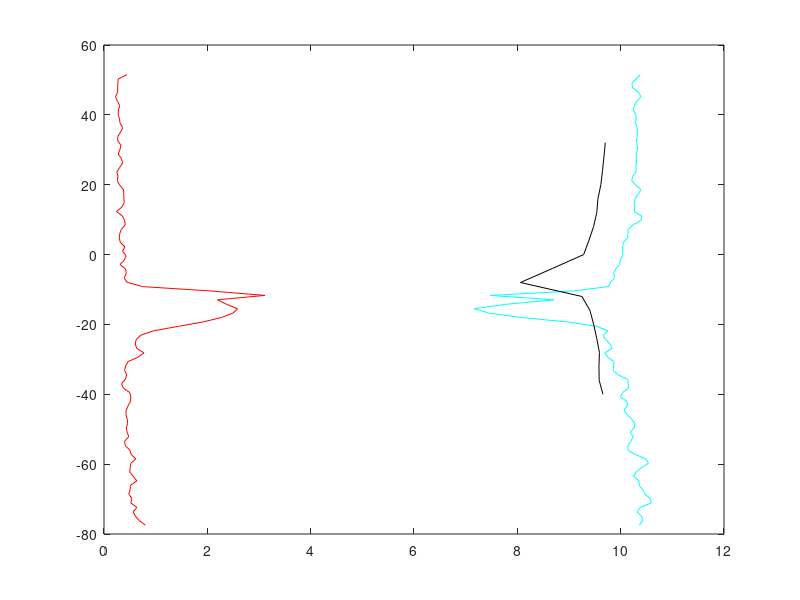

Here is the MATLAB script that generated this plot:
clc;
clear all;

%%Load PIV files
load('0mean.mat');
PIVm = Vloc;
load('0rms.mat');
PIVrms = Vloc;
clear Vloc;
load('yPIV.mat')

%%Load HWA file
load('hwavel_00.mat');
HWA = mean_velocity_meas;
yFMT = -40:4:40;
yFMT(end) = 39;

%%plotting
plot(PIVm,yloc,'-', 'color','cyan');
hold on
plot(PIVrms,yloc, '-', 'color','red');
plot(HWA(2:end),yFMT(1:end-2),'color','black');